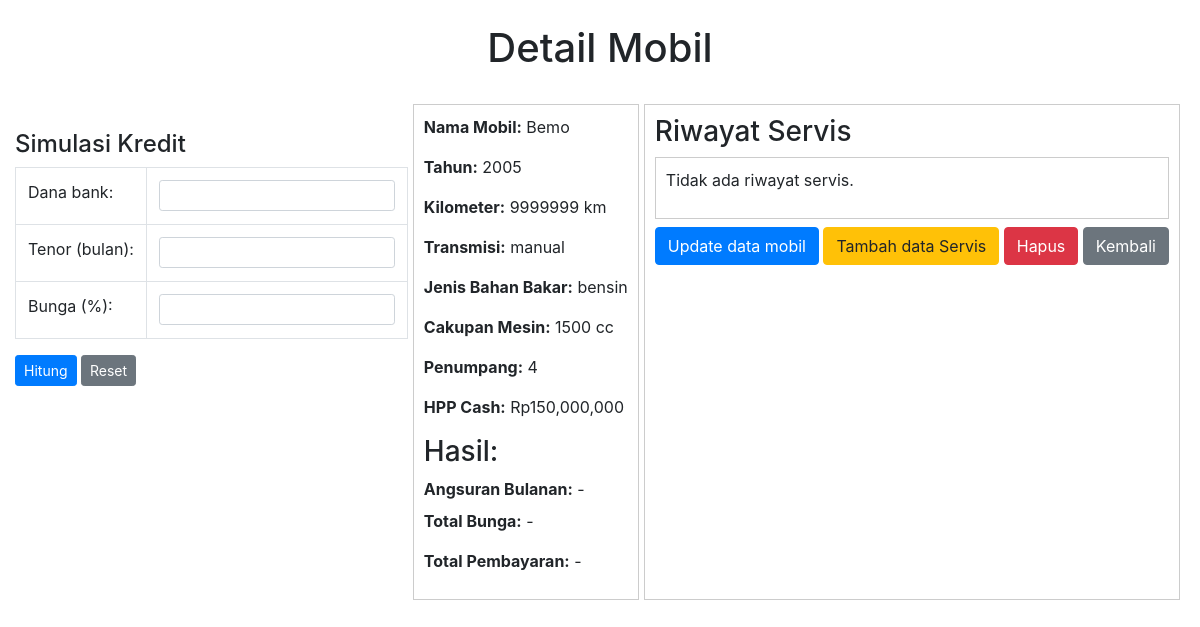
The app's page /detail/13/ with its own data.
### cars/models.py (models this page shows, shortened)
class Cars(models.Model):
    id = models.AutoField(primary_key=True)
    nama = models.CharField(max_length=100)
    harga = models.DecimalField(max_digits=12, decimal_places=2)
    merek = models.CharField(max_length=50)
    model = models.CharField(max_length=50)
    tahun = models.IntegerField()
    kilometer = models.IntegerField()
    transmisi = models.CharField(max_length=20, choices=[('auto', 'Otomatis'), ('manual', 'Manual')])
    jenis_bahan_bakar = models.CharField(max_length=20, choices=[('bensin', 'Bensin'), ('diesel', 'Diesel'), ('elektrik', 'Elektrik')])
    mesin = models.CharField(max_length=50)
    tempat_duduk = models.IntegerField()
    deskripsi = models.TextField()
    gambar = models.ImageField(upload_to='cars/images/', blank=True, null=True)

### cars/views.py (the view)
# urls.py: path('detail/<int:car_id>/', detail_car, name='detail_car'),
def detail_car(request, car_id):
    car = get_object_or_404(Cars, id=car_id)
    service_history = car.service_histories.all()  # Fetch the service history entries for the car
    total_biaya = sum(service.biaya for service in service_history)
    context = {
        'car': car,  # Pass the car object to the template for rendering
        'service_history': service_history,  # Pass the service
        'total_biaya': total_biaya,
        'cash': total_biaya + car.harga,  # Pass the total service cost to the template for rendering
    }
    return render(request, 'cars/detail.html', context)

### cars/templates/cars/detail.html (shortened to what this page needs)
{% load static %}
{% load humanize %}
<!DOCTYPE html>
<html lang="en">
<head>
    <link
      rel="stylesheet"
      href="https://cdn.jsdelivr.net/npm/bootstrap@4.0.0/dist/css/bootstrap.min.css"
    />
</head>
<body>
    <div class="container-fluid">
        <div class="row">
            <div class="col-md-12 text-center my-4">
                <h1>Detail Mobil</h1>
            </div>
        </div>
        <div class="d-flex">
            <div class="flex-fill text-justify">
                <h4 style="margin-top: 2px;">Simulasi Kredit</h4>
                <table class="table table-bordered">
                    <tr>
                        <td><label for="cash">Dana bank:</label></td>
                        <td><input type="number" name="cash" id="cash" class="form-control form-control-sm" required></td>
                    </tr>
                    <tr>
                        <td><label for="tenor">Tenor (bulan):</label></td>
                        <td><input type="number" name="tenor" id="tenor" class="form-control form-control-sm" required></td>
                    </tr>
                    <tr>
                        <td><label for="interest">Bunga (%):</label></td>
                        <td><input type="number" name="interest" id="interest" class="form-control form-control-sm" required></td>
                    </tr>
                </table>
                <button type="submit" class="btn btn-primary btn-sm" id="hitung">Hitung</button>
                <button type="reset" class="btn btn-secondary btn-sm" id="reset_hitungan">Reset</button>
            </div>
            <div class="flex-fill" style="margin-left: 5px; border: 1px solid #ccc; padding: 10px;">
                <div class="mb-3">
                    <strong>Nama Mobil:</strong> {{ car.nama }}
                </div>
                <div class="mb-3">
                    <strong>Tahun:</strong> {{ car.tahun }}
                </div>
                <div class="mb-3">
                    <strong>Kilometer:</strong> {{ car.kilometer }} km
                </div>
                <div class="mb-3">
                    <strong>Transmisi:</strong> {{ car.transmisi }}
                </div>
                <div class="mb-3">
                    <strong>Jenis Bahan Bakar:</strong> {{ car.jenis_bahan_bakar }}
                </div>
                <div class="mb-3">
                    <strong>Cakupan Mesin:</strong> {{ car.mesin }}
                </div>
                <div class="mb-3">
                    <strong>Penumpang:</strong> {{ car.tempat_duduk }}
                </div>
                <div class="mb-3">
                    <strong>HPP Cash:</strong> Rp{{ cash|floatformat:0|intcomma }}
                </div>
                <h3>Hasil:</h3>
                <div class="mb-2">
                    <strong>Angsuran Bulanan:</strong> <span id="angsuran_bulanan">-</span>
                </div>
                <div class="mb-2">
                    <p><strong>Total Bunga:</strong> <span id="total_bunga">-</span></p>
                </div>
                <div class="mb-2">
                    <p><strong>Total Pembayaran:</strong> <span id="total_pembayaran">-</span></p>
                </div>
            </div>
            <div class="flex-fill" style="border: 1px solid #ccc; padding: 10px; margin-left: 5px">
                <div class="">
                    <h3>Riwayat Servis</h3>
                    <div style="max-height: 450px; overflow-y: auto; border: 1px solid #ccc; padding: 10px;">
                        {% if service_history|length == 0 %}
                            <p>Tidak ada riwayat servis.</p>
                        {% endif %}
                    </div>
                    <a href="{% url 'update_car' car.id %}" class="btn btn-primary mt-2">Update data mobil</a>
                    <a href="{% url 'service_history' car.id%}" class="btn btn-warning mt-2">Tambah data Servis</a>
                    <form method="POST" action="{% url 'delete_car' car.id %}" style="display: inline-block;">
                        <button type="submit" onclick="return confirm('Yakin ingin menghapus mobil ini?')" class="btn btn-danger mt-2">Hapus</button>
                    </form>
                    <a href="{% url 'carList' %}" class="btn btn-secondary mt-2">Kembali</a>
                </div>
            </div>
        </div>
        </div>
</body>
</html>

### records on screen
Cars: nama "Bemo", tahun "2005", kilometer "9999999", transmisi "manual", jenis_bahan_bakar "bensin", mesin "1500 cc", tempat_duduk "4"

### other values on screen
{{ cash|floatformat:0|intcomma }} "150,000,000"
